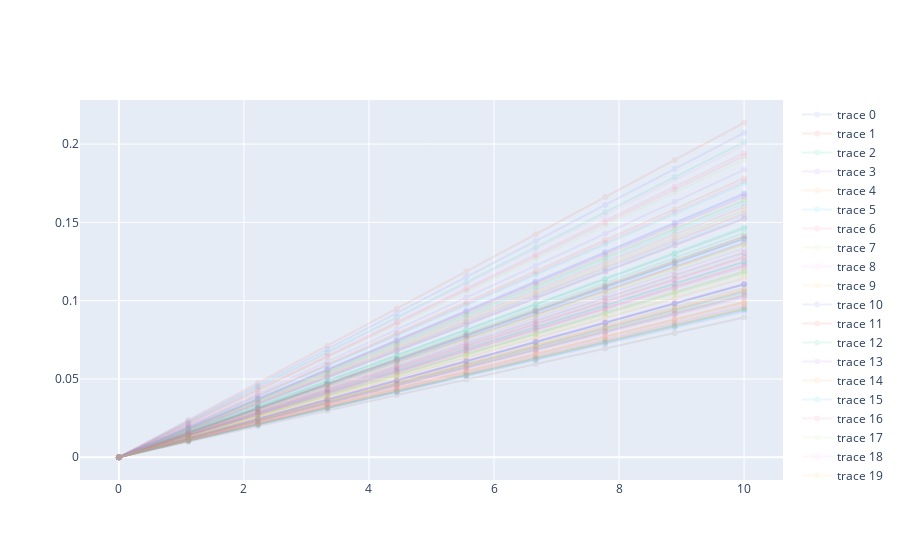

Notebook source saved alongside this figure:
### Code cell
t = np.linspace(0, 10, 10)
fig = go.Figure()
for i in range(100):
    y = df[[c for c in df.columns if 'o_a_1' in c]][i:i+1].values[0]
    trace = go.Scatter(x=t, y=y, mode='lines+markers', opacity=.1)
    fig.add_trace(trace)
fig.show()
